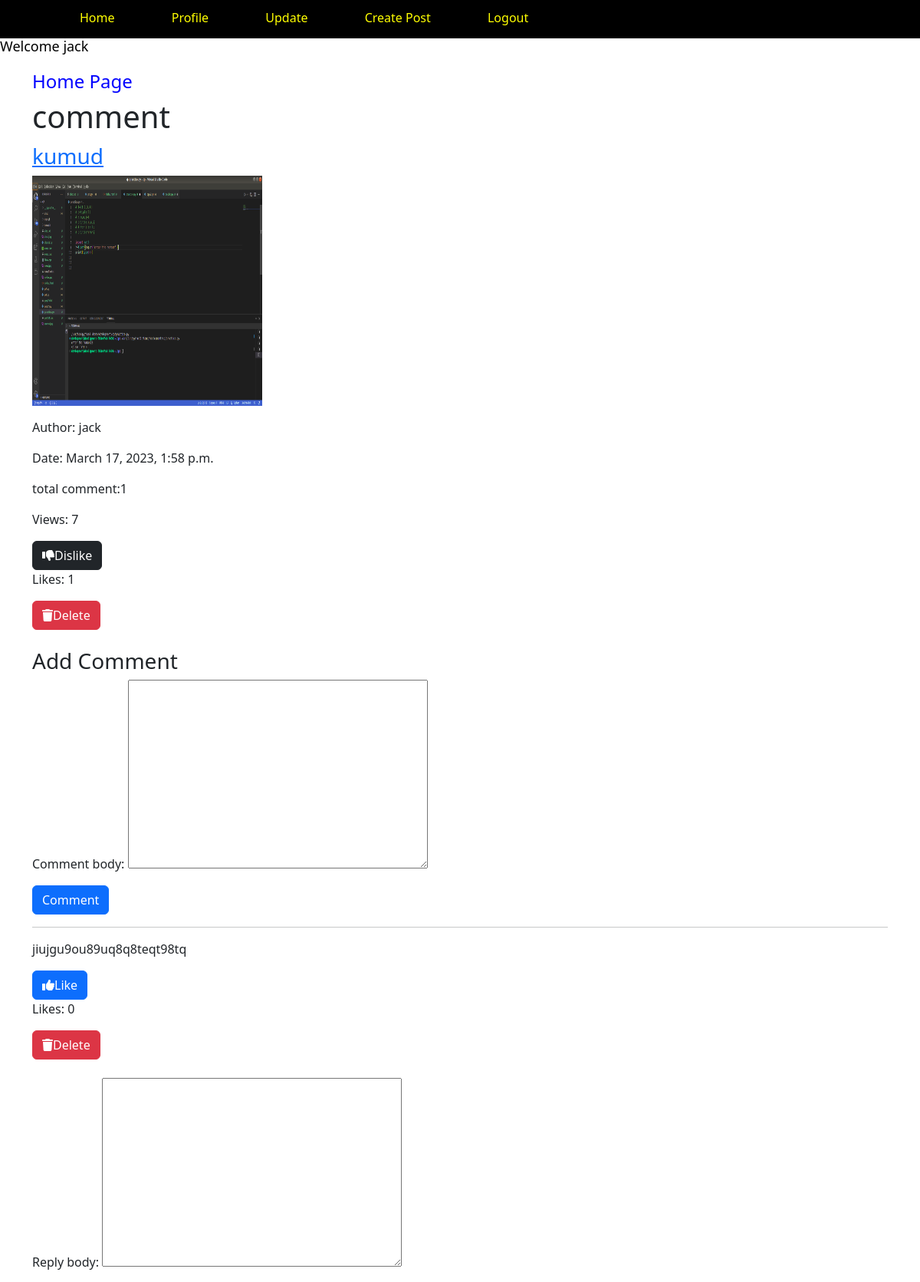
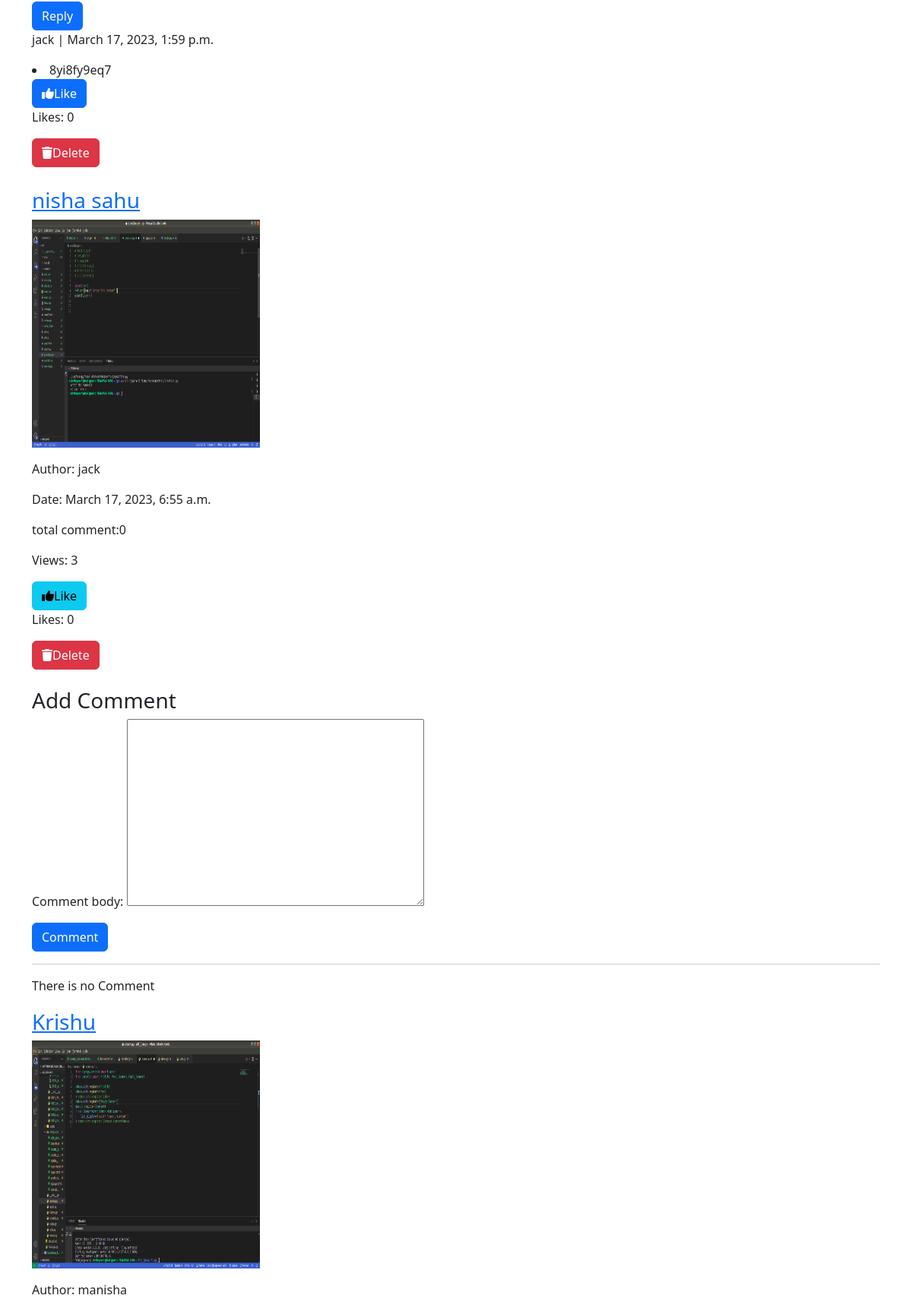
Screenshot of / (signed in, upper part) with the database file from the repository (2 pictures, top to bottom).
### myapp/models.py (models this page shows, shortened)
class Post(models.Model):
    title = models.CharField(max_length=100)
    image = models.ImageField(upload_to='post_pics')
    author = models.ForeignKey(Profile, on_delete=models.CASCADE)
    content = models.TextField()
    created_at = models.DateTimeField(auto_now_add=True)
    likes = models.ManyToManyField(User, related_name='liked_posts',blank=True )
    views= models.PositiveIntegerField(default=0)

class Profile(models.Model):
    user = models.OneToOneField(User, on_delete=models.CASCADE)
    first_name = models.CharField(max_length=50,default=None,null=True,blank=True)
    last_name = models.CharField(max_length=50,default=None,null=True,blank=True)
    place = models.CharField(max_length=100)
    zipcode = models.CharField(max_length=10)
    dob = models.DateField()
    picture = models.ImageField(upload_to='profile_images')
    def __str__(self):
        return self.user.username

class Comment(models.Model):
    post = models.ForeignKey(Post, on_delete=models.CASCADE, related_name='comments')
    author = models.ForeignKey(User, on_delete=models.CASCADE)
    comment_name=models.CharField(max_length=500)
    comment_body = models.TextField()
    created_date = models.DateTimeField(auto_now_add=True)
    active = models.BooleanField(default= True)
    likes = models.ManyToManyField(User, related_name='LikeComment',blank=True)
    class Meta:
        ordering=['-created_date']

class Reply(models.Model):
        comment=models.ForeignKey(Comment, on_delete=models.CASCADE ,related_name='replies')
        reply_body = models.TextField()
        author = models.ForeignKey(User, on_delete=models.CASCADE)
        created_at = models.DateTimeField(auto_now_add=True)
        likes = models.ManyToManyField(User, related_name='liked_reply',blank=True )

### myapp/views.py (the view)
# urls.py: path('', views.home, name='home'),
@login_required
def home(request):
    posts = Post.objects.all().order_by('-created_at')
    form = PostForm()
    if request.user.id is not None:
        user_id=request.user.id
        liked_list=[]
        like_post=Post.objects.filter(likes=user_id)
        for i in like_post:
            liked_list.append(i.title)
        comment_form = CommentForm()
        form = ReplyForm()
        context = {'posts': posts,'user_id':user_id,'liked_list':liked_list,'comment_form':comment_form ,'form':form}
    else:
        comment_form = CommentForm()
        context = {'posts': posts}
    return render(request, 'home.html', context)

### myapp/forms.py
class CommentForm(forms.ModelForm):
    class Meta:
        model = Comment
        fields = ('comment_body',)

class ReplyForm(forms.ModelForm):
    class Meta:
        model = Reply
        fields = ('reply_body',)

### myapp/templates/home.html (shortened to what this page needs)
{% extends 'base.html' %}
{% block content %}
  <div  class="container mt-3">
    <h4 style=color:blue>Home Page</h4>
     <h1>{{ comments }}  comment</h1>
      {% if posts %}
      {% for post in posts %}
  <div class="post">
    <h3><a href="{% url 'post_view' post.id %}">{{ post.title }}</a></h3>
      <img src="{{post.image.url}}" alt="image" />
      <p>Author: {{ post.author }}</p>
      <p>Date: {{ post.created_at }}</p>
      <p>total comment:{{post.comments.all|length}}</p>
      <p>Views: {{ post.views }}</p>
  </div>
      <form class="form" action="{% url 'like_post' post.id %}" method="post" novalidate >
        {% if user_id %}
        {% if post.title in liked_list %}
        <button class="btn btn-dark" class="like-btn" type="submit"><i class="fa-solid fa-thumbs-down"></i>Dislike</button>
        {% else %}
        <button class="btn btn-info"  class="like-btn" type="submit"><i class="fa-solid fa-thumbs-up"></i>Like</button>
        {% endif %}
        {% else %}
        <button class="btn btn-primary"  class="like-btn" type="submit"><i class="fa-solid fa-thumbs-up"></i>Like</button>
        {% endif %}
        <p>Likes: {{ post.likes.count }}</p>
      </form>
        {% if post.author.user == user %}
        <a href="{% url 'delete_post' post.id %}" data-inline="true" class="btn btn-danger"><i class="fa-solid fa-trash"></i>Delete</a><br><br>
        {% endif %}
        <h3>Add Comment</h3>
        <form method="post" action="{% url 'comment_view' post.id %}">
              {{ comment_form.as_p }}
                <button type="submit" class="btn btn-primary">Comment</button>
        </form>
        <hr>
               {% if post.comments.all %}
                  {% for comment in post.comments.all%}
                    <p>{{ comment.comment_body }}</p>
                    <form action="{% url 'like_comment' comment.id %}" method="post" novalidate>
                      {% if user.is_authenticated %}
                      {% if user in comment.likes.all %}
                      <button class="btn btn-dark" class="like-btn" type="submit"><i class="fa-solid fa-thumbs-down"></i>Dislike</button>
                      {% else %}
                    <button class="btn btn-primary"  class="like-btn" type="submit"><i class="fa-solid fa-thumbs-up"></i>Like</button>
                  {% endif %}
                {% endif %}
              <p>Likes: {{ comment.likes.count }}</p>
              </form>
              {% if post.author.user == user %}
               <a href="{% url 'delete_comment' comment.id %}" data-inline="true" class="btn btn-danger"><i class="fa-solid fa-trash"></i>Delete</a><br><br>
              {% endif %}
              <form method="post" action="{% url 'reply' comment.id %}">
                {{ form.as_p }}
                <input class="btn btn-primary" type="submit" value="Reply">
              </form>
                    {% for reply in comment.replies.all %}
                    <p class="info">{{ reply.author }} | {{ reply.created_at }}</p>
                    <li>{{ reply.reply_body }}</li>
              <form action="{% url 'like_reply' reply.id %}" method="post" novalidate>
                {% if user.is_authenticated %}
                {% if user in reply.likes.all %}
                <button class="btn btn-dark" class="like-btn" type="submit"><i class="fa-solid fa-thumbs-down"></i>Dislike</button>
                {% else %}
              <button class="btn btn-primary"  class="like-btn" type="submit"><i class="fa-solid fa-thumbs-up"></i>Like</button>
              {% endif %}
              {% endif %}
             <p>Likes: {{ reply.likes.count }}</p>
         </form>
         {% if post.author.user == user %}
         <a href="{% url 'delete_reply' reply.id %}" data-inline="true" class="btn btn-danger"><i class="fa-solid fa-trash"></i>Delete</a><br><br>
        {% endif %}
        {% endfor %}
              {% endfor %}
         {% else %}
         <p>There is no Comment</p>
         {% endif %}
      {% endfor %}
    {% else %}
  <p>No posts found.</p>
  {% endif %}
</div>
{% endblock %}

### myapp/templates/base.html (shortened to what this page needs)
<!DOCTYPE html>
{% load static  %}
<html>
<head>
  <link rel="stylesheet" href="{% static 'css/all.min.css' %}">
  <link rel="stylesheet" href="{% static 'css/bootstrap.css' %}" />
</head>
<body  style=background-color:white>
  <nav>
  <div class='container'>
    {% if user.is_authenticated %}
    <ul>
      <li><a href="{% url 'home' %}">Home</a></li>
      <li><a href="{% url 'profile' %}">Profile</a></li>
      <li><a href="{% url 'update' %}">Update</a></li>
      <li><a href="{% url 'create_post' %}">Create Post</a></li>
      <li><a href="{% url 'logout' %}">Logout</a></li>
    </ul>
    {% else %}
    <ul>
    {% comment %} <li><a href="{% url 'home' %}">Home</a></li> {% endcomment %}
    <li><a href="{% url 'login' %}">Login</a></li>
    <li><a href="{% url 'register' %}">Sing Up</a></li>
  </ul>
    {% endif %}
  </div>
  </nav>
  {% if user.is_authenticated %}
  <h2 style=color:black>Welcome {{user.username}}</h2>
  {% endif %}
  {% block content %}
  {% endblock %}
</body>
</html>

### myapp/templates/base.html (style rules this page uses)
nav { background-color: black; width: 100%; height: 50px; display: flex; align-items: center; justify-content: space-between; padding: 20px 0; position: relative; z-index: 2; }
nav ul li { padding-top: 10px; display: inline-block; list-style: none; margin: 10px 30px; }
nav ul li a { text-decoration: none; color:yellow; }
img { height: 300px; width: 300px; }
nav div ul li a { text-decoration: none; color: yellow; }
h2 { font-size: 18px; margin-bottom: 20px; text-color: brown; }

### myapp/templates/home.html (style rules this page uses)
a,button { display: inline; vertical-align: middle; margin-right: 10px; }

### rows the page displays
Post: title "kumud", image (picture), author "jack", created_at "March 17, 2023, 1:58 p.m.", comments.all|length "1", views "7", shows "Dislike", likes.count "1", shows "Delete"
Comment: comment_body "jiujgu9ou89uq8q8teqt98tq", shows "Like", likes.count "0"
Reply: author "jack", created_at "March 17, 2023, 1:59 p.m.", reply_body "8yi8fy9eq7", shows "Like", likes.count "0"
Post: title "nisha sahu", image (picture), author "jack", created_at "March 17, 2023, 6:55 a.m.", comments.all|length "0", views "3", shows "Like", likes.count "0", shows "Delete", shows "There is no Comment"
Post: title "Krishu", image (picture), author "manisha"

### other values shown
{{ user.username }} "jack"
